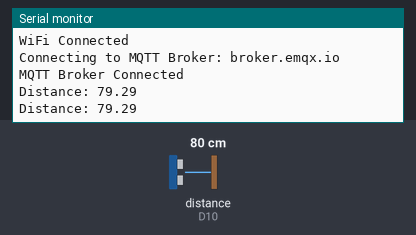
Recording of a sketch running on a simulated Arduino MKR. Parts: the last lines printed to the serial monitor. Wiring (inferred from the names in the program): ultrasonic range finder: trigger D9; echo D10. The test bench sets the inputs (shaded band); at power-on: distance to the obstacle (sensor on D10) 80 cm. The echo pulse lasts 58.3 µs per cm; WiFi joins after 1.5 s; servers stay silent unless stated; no MQTT or app messages arrive unless stated.

Above: at 2.7 s.
2.8 s: distance to the obstacle (sensor on D10) set to 18 cm
At 4.1 s:
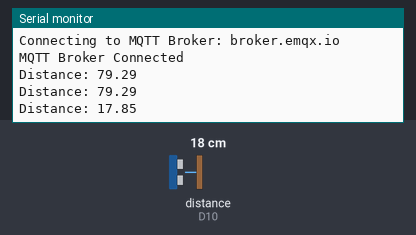
4.3 s: distance to the obstacle (sensor on D10) set to 14 cm
At 5.8 s:
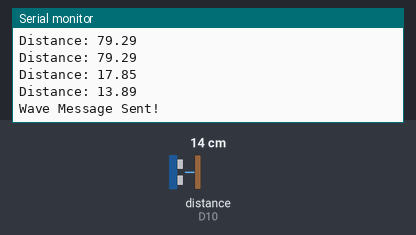
Timing chart, 0 to 7.3 s (numbered marks = the images above; inputs shaded):
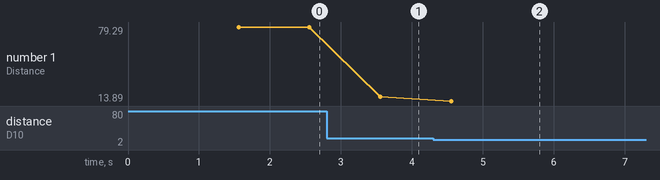

The sketch:

Publisher.ino
```cpp
// publisher code

#include <WiFiNINA.h> // Library for WiFi connectivity
#include <ArduinoMqttClient.h> // Library for MQTT protocol

// WiFi credentials
char wifiSSID[] = "Naman"; // Your WiFi SSID
char wifiPassword[] = "12345678"; // Your WiFi password

// Pin definitions for the ultrasonic sensor and LED
const int triggerPin = 9; // Trigger pin for the ultrasonic sensor
const int echoPin = 10; // Echo pin for the ultrasonic sensor

// Variables for distance measurement
float duration, distance;
float speedOfSound = 0.034; // Speed of sound in cm/μs

// MQTT client setup
WiFiClient wifiClient; // Create a WiFi client
MqttClient mqttClient(wifiClient); // Create an MQTT client using the WiFi client

String lastMessage = ""; // Variable to store the last message sent

// MQTT broker configuration
const char mqttBroker[] = "broker.emqx.io"; // MQTT broker address
int mqttPort = 1883; // MQTT broker port
const char mqttTopic[] = "SIT210/waves"; // Topic to publish messages

const long interval = 1000; // Interval for distance measurement in milliseconds
long prevMills = 0; // Variable to track previous time for measurement

void setup() {
  Serial.begin(9600); // Initialize serial communication at 9600 baud

  // Set up pins
  pinMode(triggerPin, OUTPUT); // Set trigger pin as output
  pinMode(echoPin, INPUT); // Set echo pin as input

  connectToWiFi(); // Connect to the WiFi network
  connectToMQTTBroker(); // Connect to the MQTT broker
}

void loop() {
  // Reconnect to MQTT broker if disconnected
  if (!mqttClient.connected()) {
    connectToMQTTBroker();
  }

  mqttClient.poll(); // Keep the MQTT client active

  long currMills = millis(); // Get the current time

  // Check if the interval time has passed
  if (currMills - prevMills >= interval) {
    prevMills = currMills; // Update the previous time

    distance = MeasureDistance(); // Measure the distance using ultrasonic sensor

    Serial.print("Distance: "); // Print the distance
    Serial.println(distance);

    sendMessage(); // Send a message based on the measured distance
  }
}

// Function to connect to WiFi
void connectToWiFi() {
  Serial.print("Connecting to WiFi: ");
  Serial.println(wifiSSID); // Print the WiFi SSID being connected to

  // Attempt to connect to WiFi
  while (WiFi.begin(wifiSSID, wifiPassword) != WL_CONNECTED) {
    Serial.print("."); // Indicate connection attempt
    delay(1000); // Wait 1 second before retrying
  }

  Serial.println("WiFi Connected"); // Confirmation of WiFi connection
}

// Function to connect to the MQTT broker
void connectToMQTTBroker() {
  Serial.print("Connecting to MQTT Broker: ");
  Serial.println(mqttBroker); // Print the MQTT broker being connected to

  // Attempt to connect to the MQTT broker
  while (!mqttClient.connect(mqttBroker, mqttPort)) {
    Serial.print("."); // Indicate connection attempt
    delay(1000); // Wait 1 second before retrying
  }

  Serial.println("MQTT Broker Connected"); // Confirmation of MQTT connection
}

// Function to measure distance using ultrasonic sensor
float MeasureDistance() {
  digitalWrite(triggerPin, LOW); // Ensure trigger pin is low
  delayMicroseconds(3); // Wait for 3 microseconds
  digitalWrite(triggerPin, HIGH); // Send a trigger signal
  delayMicroseconds(10); // Keep the trigger high for 10 microseconds
  digitalWrite(triggerPin, LOW); // Set trigger pin low again

  // Measure the duration of the echo pulse
  duration = pulseIn(echoPin, HIGH, 25000); // Wait for the echo and measure duration

  // Calculate and return the distance
  return (duration * speedOfSound) / 2; // Distance = (duration * speed of sound) / 2
}

// Function to send a message via MQTT based on distance
void sendMessage() {
  // Check if the measured distance is within a certain range
  if (distance > 0 && distance < 15) {
    mqttClient.beginMessage(mqttTopic); // Start a new message to the specified topic

    mqttClient.print("Wave"); // Send the message content
    Serial.println("Wave Message Sent!"); // Confirmation of message sent

    mqttClient.endMessage(); // End the message
    delay(3000); // Wait for 3 seconds before sending the next message
  }
}
```

Measured:
- the behaviour switches between 16 and 15 cm on distance to the obstacle (sensor on D10) (found by bisection; images 1 and 2)
- after the input at 2.8 s, the serial monitor: prints a new line after 0.75 s (image 1)
- after the input at 4.3 s, the serial monitor: prints a new line after 0.25 s (image 2)
- plotted number 1: 79.29 → 17.85 after the input at 2.8 s, 17.85 → 13.89 after the input at 4.3 s
